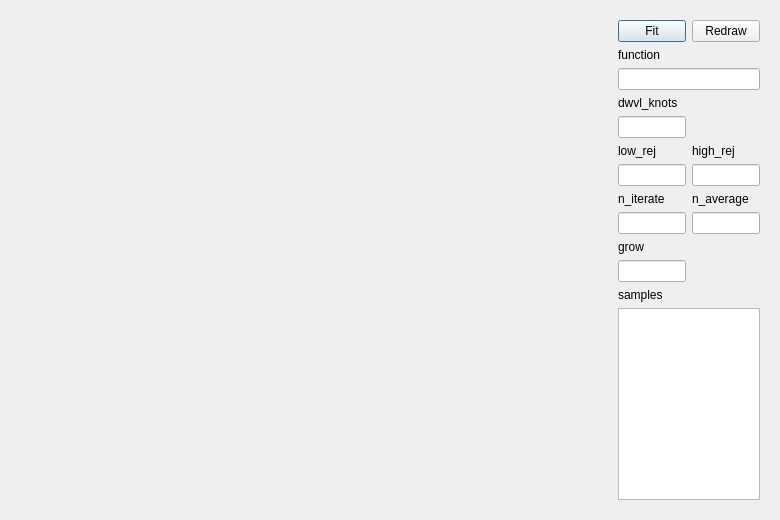
<?xml version="1.0" encoding="UTF-8"?>
<ui version="4.0">
 <class>Dialog</class>
 <widget class="QDialog" name="Dialog">
  <property name="geometry">
   <rect>
    <x>0</x>
    <y>0</y>
    <width>780</width>
    <height>520</height>
   </rect>
  </property>
  <property name="windowTitle">
   <string>Dialog</string>
  </property>
  <layout class="QHBoxLayout" name="horizontalLayout">
   <item>
    <widget class="QWidget" name="left_grid" native="true">
     <property name="sizePolicy">
      <sizepolicy hsizetype="Expanding" vsizetype="Expanding">
       <horstretch>0</horstretch>
       <verstretch>0</verstretch>
      </sizepolicy>
     </property>
     <layout class="QVBoxLayout" name="main_figure"/>
    </widget>
   </item>
   <item alignment="Qt::AlignRight">
    <widget class="QWidget" name="right_grid" native="true">
     <property name="sizePolicy">
      <sizepolicy hsizetype="Expanding" vsizetype="Expanding">
       <horstretch>0</horstretch>
       <verstretch>0</verstretch>
      </sizepolicy>
     </property>
     <property name="maximumSize">
      <size>
       <width>160</width>
       <height>16777215</height>
      </size>
     </property>
     <layout class="QGridLayout" name="gridLayout_2">
      <item row="0" column="0">
       <widget class="QPushButton" name="button_fit">
        <property name="maximumSize">
         <size>
          <width>80</width>
          <height>16777215</height>
         </size>
        </property>
        <property name="text">
         <string>Fit</string>
        </property>
       </widget>
      </item>
      <item row="0" column="1">
       <widget class="QPushButton" name="button_draw">
        <property name="maximumSize">
         <size>
          <width>80</width>
          <height>16777215</height>
         </size>
        </property>
        <property name="text">
         <string>Redraw</string>
        </property>
       </widget>
      </item>
      <item row="1" column="0" colspan="2">
       <widget class="QLabel" name="label_function">
        <property name="maximumSize">
         <size>
          <width>160</width>
          <height>16777215</height>
         </size>
        </property>
        <property name="text">
         <string>function</string>
        </property>
       </widget>
      </item>
      <item row="2" column="0" colspan="2">
       <widget class="QLineEdit" name="edit_function">
        <property name="maximumSize">
         <size>
          <width>160</width>
          <height>16777215</height>
         </size>
        </property>
       </widget>
      </item>
      <item row="3" column="0" colspan="2">
       <widget class="QLabel" name="label_knots">
        <property name="maximumSize">
         <size>
          <width>160</width>
          <height>16777215</height>
         </size>
        </property>
        <property name="text">
         <string>dwvl_knots</string>
        </property>
       </widget>
      </item>
      <item row="4" column="0">
       <widget class="QLineEdit" name="edit_knots">
        <property name="maximumSize">
         <size>
          <width>70</width>
          <height>16777215</height>
         </size>
        </property>
       </widget>
      </item>
      <item row="5" column="0">
       <widget class="QLabel" name="label_lowrej">
        <property name="text">
         <string>low_rej</string>
        </property>
       </widget>
      </item>
      <item row="5" column="1">
       <widget class="QLabel" name="label_highrej">
        <property name="text">
         <string>high_rej</string>
        </property>
       </widget>
      </item>
      <item row="6" column="0">
       <widget class="QLineEdit" name="edit_lowrej">
        <property name="maximumSize">
         <size>
          <width>70</width>
          <height>16777215</height>
         </size>
        </property>
       </widget>
      </item>
      <item row="6" column="1">
       <widget class="QLineEdit" name="edit_highrej">
        <property name="maximumSize">
         <size>
          <width>70</width>
          <height>16777215</height>
         </size>
        </property>
       </widget>
      </item>
      <item row="7" column="0">
       <widget class="QLabel" name="label_niter">
        <property name="text">
         <string>n_iterate</string>
        </property>
       </widget>
      </item>
      <item row="7" column="1">
       <widget class="QLabel" name="label_nave">
        <property name="text">
         <string>n_average</string>
        </property>
       </widget>
      </item>
      <item row="8" column="0">
       <widget class="QLineEdit" name="edit_niter">
        <property name="maximumSize">
         <size>
          <width>70</width>
          <height>16777215</height>
         </size>
        </property>
       </widget>
      </item>
      <item row="8" column="1">
       <widget class="QLineEdit" name="edit_nave">
        <property name="maximumSize">
         <size>
          <width>70</width>
          <height>16777215</height>
         </size>
        </property>
       </widget>
      </item>
      <item row="9" column="0">
       <widget class="QLabel" name="label_grow">
        <property name="text">
         <string>grow</string>
        </property>
       </widget>
      </item>
      <item row="10" column="0">
       <widget class="QLineEdit" name="edit_grow">
        <property name="maximumSize">
         <size>
          <width>80</width>
          <height>16777215</height>
         </size>
        </property>
        <property name="mouseTracking">
         <bool>true</bool>
        </property>
       </widget>
      </item>
      <item row="11" column="0" colspan="2">
       <widget class="QLabel" name="label_samples">
        <property name="maximumSize">
         <size>
          <width>160</width>
          <height>16777215</height>
         </size>
        </property>
        <property name="text">
         <string>samples</string>
        </property>
       </widget>
      </item>
      <item row="12" column="0" colspan="2">
       <widget class="QPlainTextEdit" name="edit_samples">
        <property name="maximumSize">
         <size>
          <width>160</width>
          <height>16777215</height>
         </size>
        </property>
       </widget>
      </item>
     </layout>
    </widget>
   </item>
  </layout>
 </widget>
 <resources/>
 <connections/>
</ui>
